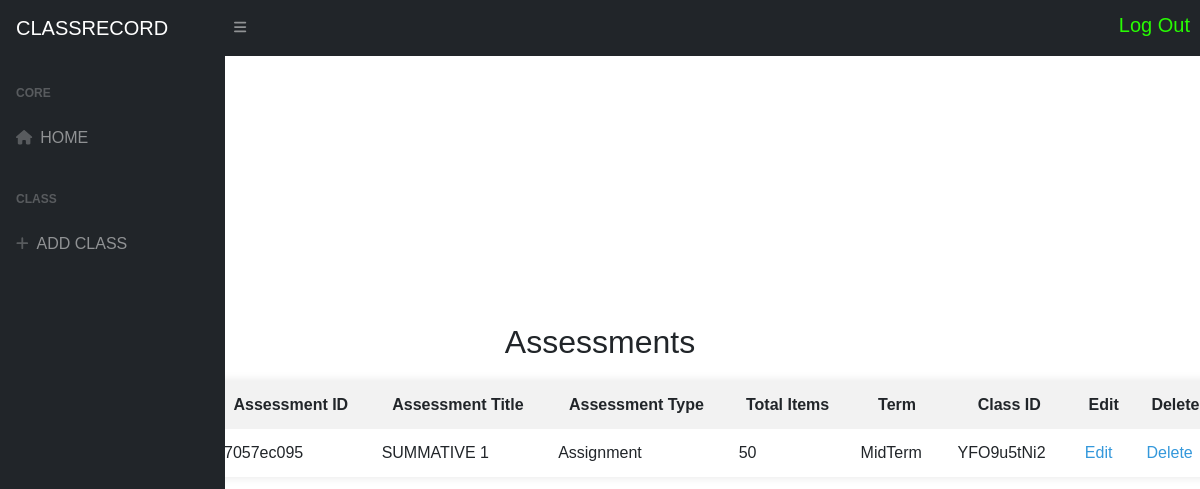
The page /manageassesment.php?class_id=YFO9u5tNi2 on the database its author committed.
### tables this page shows
CREATE TABLE `tblassesment` (
  `assesment_id` varchar(255) NOT NULL,
  `assesment_title` varchar(255) DEFAULT NULL,
  `total_item` int(11) DEFAULT NULL,
  `term` varchar(255) DEFAULT NULL,
  `assesment_type` varchar(225) NOT NULL,
  `class_id` varchar(255) NOT NULL,
  `user_id` varchar(255) DEFAULT NULL,
  `datetime` varchar(225) NOT NULL
);

### manageassesment.php (the view, shortened to what this page needs)
<?php
require_once "config.php";
$class_id = isset($_GET['class_id']) ? $_GET['class_id'] : null;
$assessment_sql = "SELECT * FROM tblassesment WHERE class_id='$class_id'";
$assessment_result = $connection->query($assessment_sql);
?>
<!DOCTYPE html>
<html lang="en">
<head>
</head>
<body>
<?php include 'sidebar.php'; ?>
<?php include 'navbar.php'; ?>
<?php
if ($assessment_result) {
    if ($assessment_result->num_rows > 0) {
        echo '<div class="container">';
        echo '<h2>Assessments</h2>';
        echo '<table>';
        echo '<tr><th>Assessment ID</th><th>Assessment Title</th><th>Assessment Type</th><th>Total Items</th><th>Term</th><th>Class ID</th><th>Edit</th><th>Delete</th></tr>';
        while ($row = $assessment_result->fetch_assoc()) {
            echo '<tr>';
            echo '<td>' . $row['assesment_id'] . '</td>';
            echo '<td>' . $row['assesment_title'] . '</td>';
            echo '<td>' . $row['assesment_type'] . '</td>';
            echo '<td>' . $row['total_item'] . '</td>';
            echo '<td>' . $row['term'] . '</td>';
            echo '<td>' . $row['class_id'] . '</td>';
            echo '<td><a href="?edit_assessment=' . $row['assesment_id'] . '">Edit</a></td>';
            echo '<td><a href="#" class="delete-link" data-assessment-id="' . $row['assesment_id'] . '" data-class-id="' . $row['class_id'] . '">Delete</a></td>';
            echo '</tr>';
        }
        echo '</table>';
    }
} else {
    echo "Error: " . $assessment_sql . "<br>" . $connection->error;
}
?>
</body>
</html>

### manageassesment.php (style rules this page uses)
* { font-family: Arial, sans-serif; }
body { display: flex; justify-content: center; align-items: center; height: 100vh; margin: 0; font-family: Arial, sans-serif; }
.container { width: 70%; text-align: center; }
h1, h2 { text-align: center; }
table { border-collapse: collapse; width: 90%; margin-top: 20px; box-shadow: 0 0 10px rgba(0, 0, 0, 0.1); margin-left: 170px; }
th, td { border: 1px solid #dddddd; text-align: left; padding: 12px; }
th { background-color: #f2f2f2; }
td a { color: #3498db; text-decoration: none; }

### rows shown on the page
tblassesment: assesment "7057ec095", assesment_title "SUMMATIVE 1", assesment_type "Assignment", total_item "50", term "MidTerm", class "YFO9u5tNi2"
